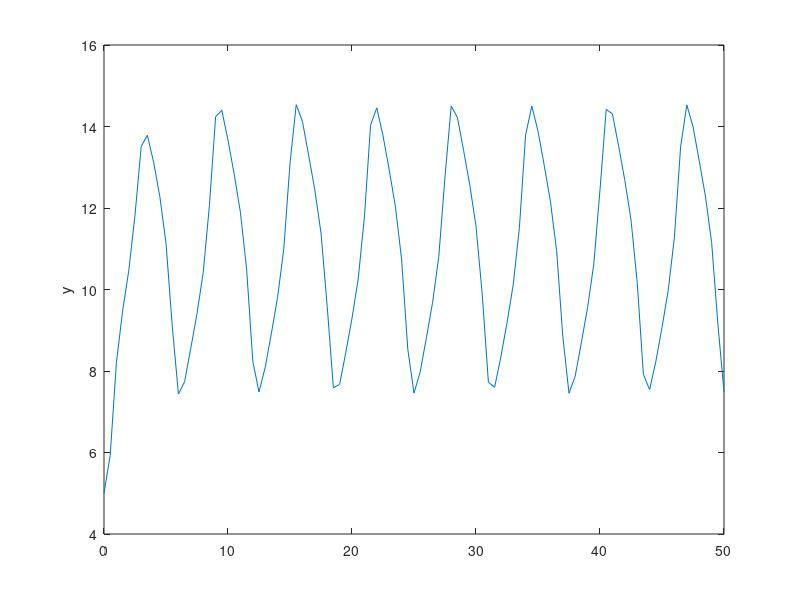

MATLAB code to generate this figure:
%% Runge Kutta Method Code:

clc;
clear all;
%% Input:

n = 100;
a= 0;
b = 50;
h= (b-a)/n

%% Intial condition:

x(1) = 0;
y(1) = 5;
%% Differential Eq. y'= 2*sin(x) + cos(y)

f = @(x,y) 2*sin(x) + cos(y);
% loop
for i=1:n
    x(i+1) = x(i)+h;
    k1 = f(x(i),y(i));
    k2 = f(x(i)+1/2*h,y(i)+1/2*h*k1);
    k3 = f(x(i)+1/2*h,y(i)+1/2*h*k2);
    k4 = f(x(i)+h,y(i)+h*k3);
    y(i+1)=y(i)+1/6*(k1+2*k2+2*k3+k4);

end 
%% Visualization:

figure(1)
plot(x,y);
xlabel=('x');
ylabel('y');
%% 
% 
% 
%